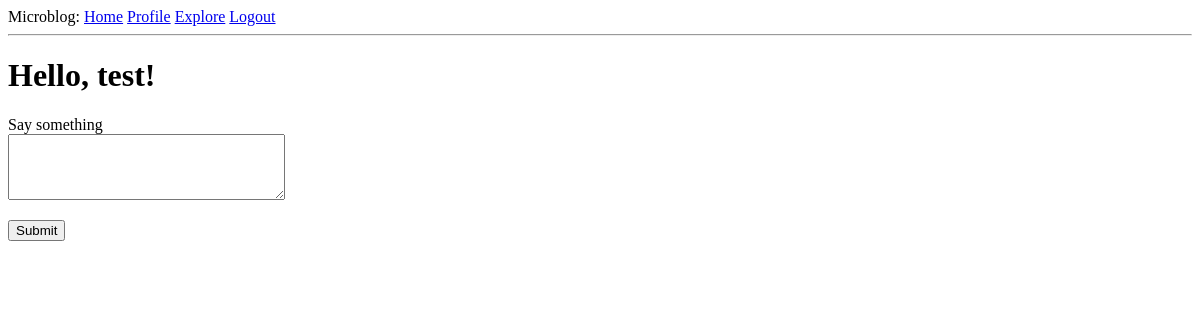
The page /index (signed in) on the database as committed earlier.
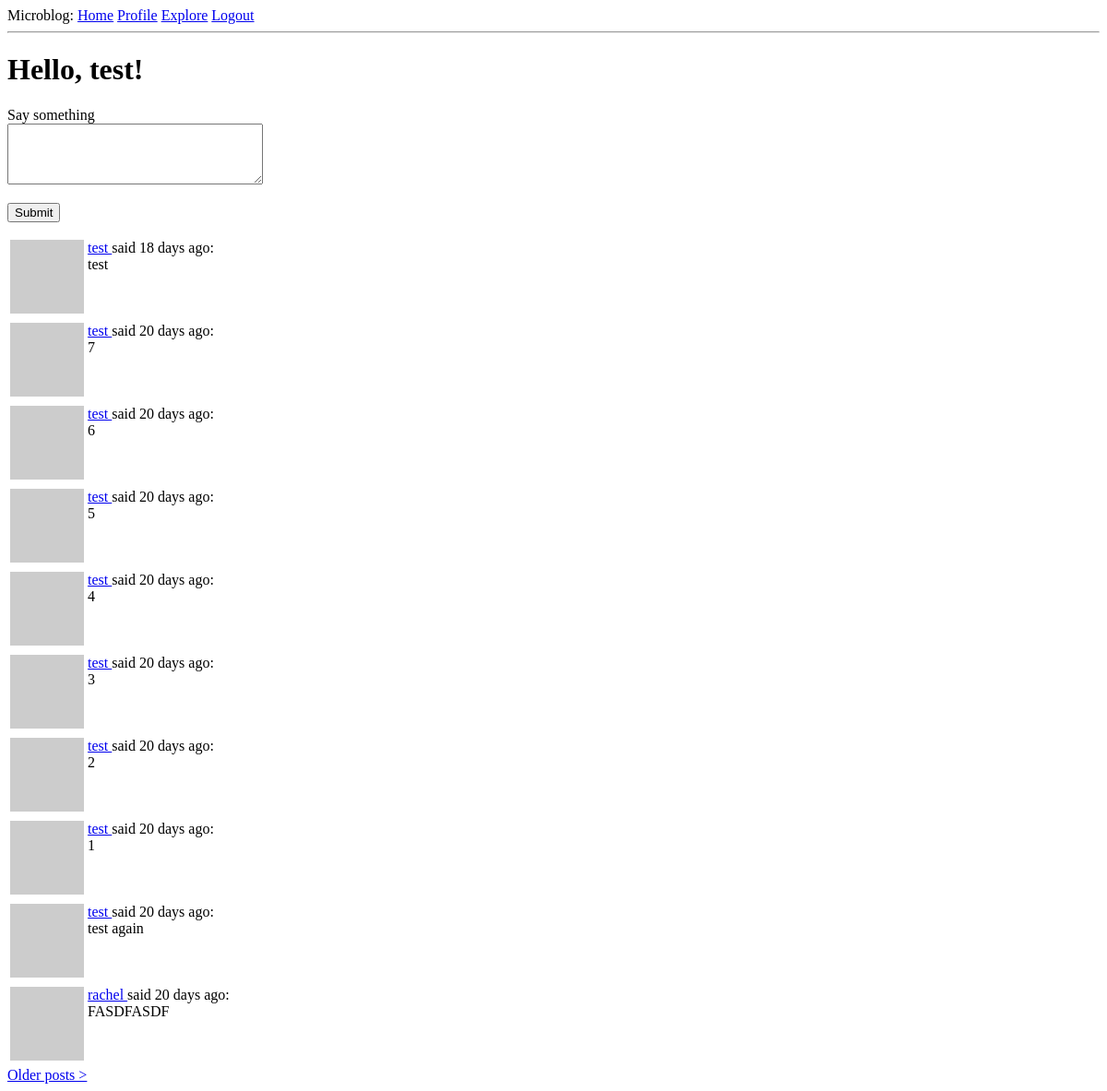
The same page on the database as committed later.
### app/models.py (models this page shows, shortened)
class User(UserMixin, db.Model):
    id: so.Mapped[int] = so.mapped_column(primary_key=True)
    username: so.Mapped[str] = so.mapped_column(sa.String(64), index=True, unique=True)
    email: so.Mapped[str] = so.mapped_column(sa.String(120), index=True, unique=True)
    password_hash: so.Mapped[Optional[str]] = so.mapped_column(sa.String(256))
    posts: so.WriteOnlyMapped['Post'] = so.relationship(
        back_populates='author')
    def avatar(self, size):
        digest = md5(self.email.lower().encode('utf-8')).hexdigest()
        return f'https://www.gravatar.com/avatar/{digest}?d=identicon&s={size}'
    about_me: so.Mapped[Optional[str]] = so.mapped_column(sa.String(140))
    last_seen: so.Mapped[Optional[datetime]] = so.mapped_column(
        default=lambda: datetime.now(timezone.utc))
    following: so.WriteOnlyMapped['User'] = so.relationship(
        secondary=followers, primaryjoin=(followers.c.follower_id == id),
        secondaryjoin=(followers.c.followed_id == id),
        back_populates='followers')
    followers: so.WriteOnlyMapped['User'] = so.relationship(
        secondary=followers, primaryjoin=(followers.c.followed_id == id),
        secondaryjoin=(followers.c.follower_id == id),
        back_populates='following')
    def following_posts(self):
        Author = so.aliased(User)
        Follower = so.aliased(User)
        return (
            sa.select(Post)
            .join(Post.author.of_type(Author))
            .join(Author.followers.of_type(Follower), isouter=True)
            .where(sa.or_(Follower.id == self.id, Author.id == self.id))
            .group_by(Post)
            .order_by(Post.timestamp.desc())
        )

class Post(db.Model):
    id: so.Mapped[int] = so.mapped_column(primary_key=True)
    body: so.Mapped[str] = so.mapped_column(sa.String(140))
    timestamp: so.Mapped[datetime] = so.mapped_column(
        index=True, default=lambda: datetime.now(timezone.utc))
    user_id: so.Mapped[int] = so.mapped_column(sa.ForeignKey(User.id), index=True)
    author: so.Mapped[User] = so.relationship(back_populates='posts')

### app/routes.py (the view)
@app.route('/', methods=['GET', 'POST'])
@app.route('/index', methods=['GET', 'POST'])
@login_required
def index():
    form = PostForm()
    if form.validate_on_submit():
        post = Post(body=form.post.data, author=current_user)
        db.session.add(post)
        db.session.commit()
        flash('Your post is now live!')
        return redirect(url_for('index'))
    page = request.args.get('page', 1, type=int)
    posts = db.paginate(current_user.following_posts(), page=page, per_page=app.config['POSTS_PER_PAGE'], error_out=False)
    next_url = url_for('index', page=posts.next_num) \
        if posts.has_next else None
    prev_url = url_for('index', page=posts.prev_num) \
        if posts.has_prev else None
    return render_template('index.html', title='Home Page',
                           form=form, posts=posts.items,
                           next_url=next_url, prev_url=prev_url)

### app/forms.py
class PostForm(FlaskForm):
    post = TextAreaField('Say something', validators=[
        DataRequired(), Length(min=1, max=140)])
    submit = SubmitField('Submit')

### app/models.py (called while the page is built)
@login.user_loader
def load_user(id):
    return db.session.get(User, int(id))

### app/routes.py (called while the page is built)
@app.before_request
def before_request():
    if current_user.is_authenticated:
        current_user.last_seen = datetime.now(timezone.utc)
        db.session.commit()

### app/templates/index.html (shortened to what this page needs)
{% extends "base.html" %} {% block content %}
<h1>Hello, {{ current_user.username }}!</h1>
{% if form %}
<form action="" method="post">
  <p>
    {{ form.post.label }}<br />
    {{ form.post(cols=32, rows=4) }}
  </p>
  <p>{{ form.submit() }}</p>
</form>
{% endif %} {% for post in posts %} {% include '_post.html' %} {% endfor %}  {% if next_url %}
<a href="{{ next_url }}">Older posts &#62;</a>
{% endif %} {% endblock %}

### app/templates/base.html (shortened to what this page needs)
<!DOCTYPE html>
<html lang="en">
  <head>
  </head>
  <body>
    <div>
      Microblog:
      <a href="{{ url_for('index') }}">Home</a>
      {% if current_user.is_anonymous %}
      <a href="{{ url_for('login') }}">Login</a>
      {% else %}
      <a href="{{ url_for('user', username=current_user.username) }}">Profile</a>
      <a href="{{ url_for('explore') }}">Explore</a>
      <a href="{{ url_for('logout') }}">Logout</a>
      {% endif %}
    </div>
    <hr />
     {% block content %}{% endblock %}
  </body>
</html>

### app/templates/_post.html
<table>
    <tr valign="top">
        <td><img src="{{ post.author.avatar(36) }}" alt="post avatar"></td>
        <td>
            <a href="{{ url_for('user', username=post.author.username) }}">
                {{ post.author.username }}
            </a>
            said {{ moment(post.timestamp).fromNow() }}:
            <br>
            {{ post.body }}
        </td>
    </tr>
</table>

Rows that differ between the two databases and show on the page:
added Post: author.username "test", timestamp "18 days ago", body "test"
added Post: author.username "test", timestamp "20 days ago", body "7"
added Post: author.username "test", timestamp "20 days ago", body "6"
added Post: author.username "test", timestamp "20 days ago", body "5"
added Post: author.username "test", timestamp "20 days ago", body "4"
added Post: author.username "test", timestamp "20 days ago", body "3"
added Post: author.username "test", timestamp "20 days ago", body "2"
added Post: author.username "test", timestamp "20 days ago", body "1"
added Post: author.username "test", timestamp "20 days ago", body "test again"
added Post: author.username "rachel", timestamp "20 days ago", body "FASDFASDF"
Other text that changed with them:
text now shown: "Older posts >"
